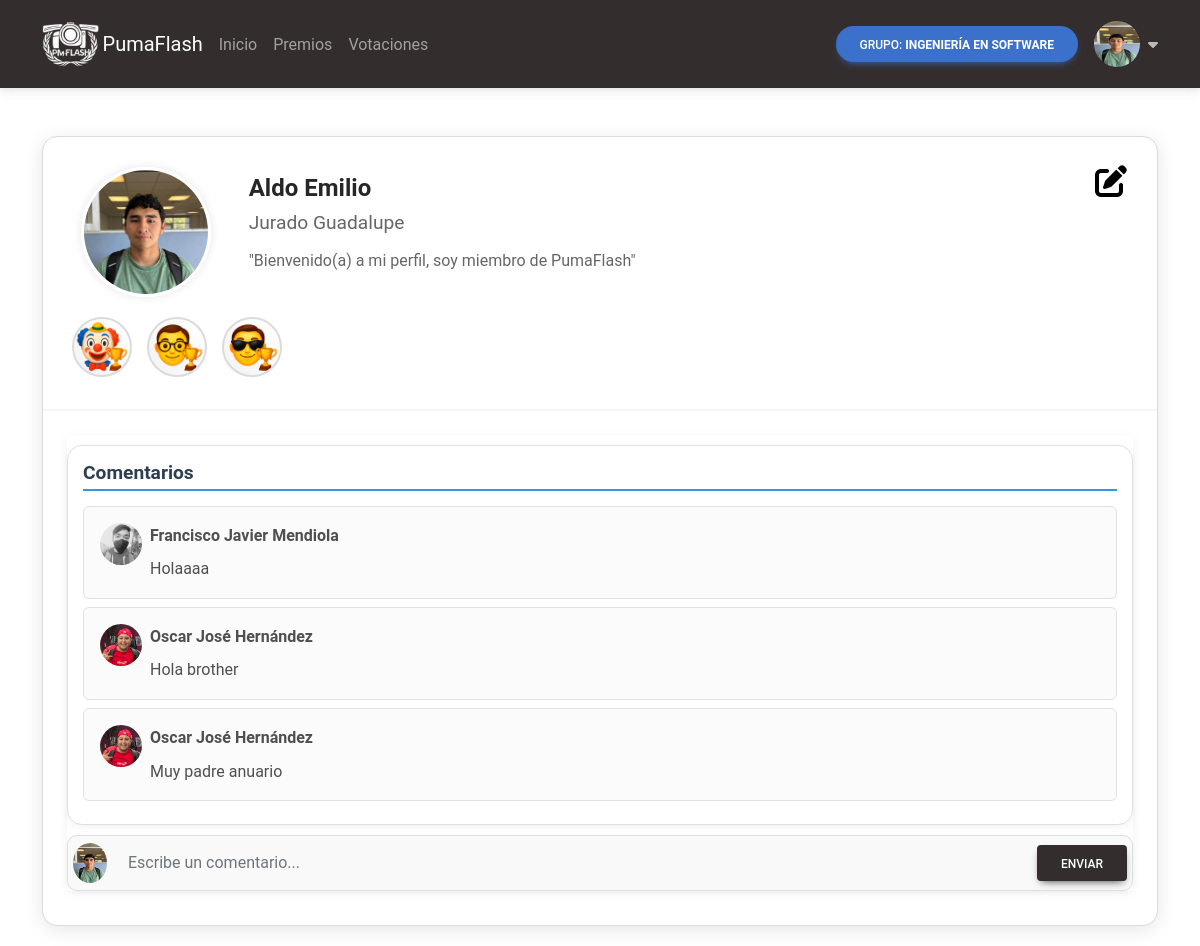
Page /profile/14 (signed in) on the committed database.
### APP/models.py (models this page shows, shortened)
class Group(models.Model):
    id_group = models.AutoField(primary_key=True)
    id_admin = models.ForeignKey(User, on_delete=models.CASCADE)
    code = models.CharField(max_length=6, unique=True)
    group_name = models.CharField(max_length=50)
    img_url = models.ImageField(
        upload_to='img/grupos', default='img/grupos/default.png')

class User(AbstractUser):
    username = models.CharField(max_length=50, unique=False)
    email = models.EmailField(max_length=80, unique=True)
    img_url = models.ImageField(
        upload_to='img/usuarios', default='img/usuarios/default.png')
    USERNAME_FIELD = 'email'
    REQUIRED_FIELDS = ['username', 'first_name',
                       'last_name', 'password', 'is_staff']

class Profile(models.Model):
    id_profile = models.AutoField(primary_key=True)
    id_group = models.ForeignKey(Group, on_delete=models.CASCADE)
    id_user = models.ForeignKey(User, on_delete=models.CASCADE)
    description = models.TextField(
        default="Bienvenido(a) a mi perfil, soy miembro de PumaFlash")
    class Meta:
        unique_together = ('id_group', 'id_user')

class Award(models.Model):
    id_award = models.AutoField(primary_key=True)
    id_winner = models.ForeignKey(
        Profile, on_delete=models.CASCADE)
    id_category = models.ForeignKey(Category, on_delete=models.CASCADE)
    id_group = models.ForeignKey(Group, on_delete=models.CASCADE)

class Category(models.Model):
    id_category = models.AutoField(primary_key=True)
    name = models.CharField(max_length=50, unique=False)
    img_url = models.ImageField(
        upload_to='img/categorias', default='img/categorias/default.png')

class Comment(models.Model):
    id_comment = models.AutoField(primary_key=True)
    id_receiver = models.ForeignKey(
        Profile, on_delete=models.CASCADE, related_name='comments_received')
    id_sender = models.ForeignKey(
        Profile, on_delete=models.CASCADE, related_name='comments_sent')
    content = models.TextField()
    date = models.DateTimeField(auto_now_add=True)

### APP/views/profile.py (the view, shortened to what this page needs)
# urls.py: path("profile/<str:id>", ProfileView.as_view(), name="profile"),
class ProfileView(LoginRequiredMixin, View):
    def get(self, request, id):
        requested_profile, active_profile = self.__validate_request(
            request, id)
        active_group = requested_profile.id_group
        comments = Comment.objects.filter(id_receiver=requested_profile)
        awards = Award.objects.filter(
            id_group=active_group, id_winner=requested_profile)
        data = {'requested_profile': requested_profile, 'active_profile': active_profile,
                'active_group': active_group, 'comments': comments, 'awards': awards}
        return render(request, 'profile.html', data)
    def __validate_request(self, request, id):
        requested_profile = get_object_or_404(Profile, id_profile=id)
        active_profile = None
        if request.user.is_staff and requested_profile.id_group.id_admin != request.user:
            raise HttpResponse(
                "El usuario no es administrador del grupo", status=403)
        elif not request.user.is_staff:
            active_profile = get_object_or_404(
                Profile, id_group=requested_profile.id_group, id_user=request.user)
        return requested_profile, active_profile

### APP/templates/profile.html (shortened to what this page needs)
{% extends 'home.html' %}
{% load static %}
{% block injected_css %}
    <link rel="stylesheet" href="{% static 'css/profile.css' %}">
{% endblock %}
{% block main_content %}
<div class="card position-relative">
    <div class="card-header">
        <div class="row align-items-center">
            <div class="col-3 col-md-2 text-center">
                <img src="{{ requested_profile.id_user.img_url.url }}" alt="Profile Picture" class="profile-pic">
            </div>
            <div class="col-9 col-md-10">
                <h4 class="username">{{ requested_profile.id_user.username }}</h4>
                <p class="full-name">{{ requested_profile.id_user.first_name }} {{ requested_profile.id_user.last_name }}</p>
                <p class="description">"{{ requested_profile.description }}"</p>
            </div>
        </div>
            <div class="medals-section">
                {% for award in awards %}
                {% include 'common/award_profile.html' %}
            {% endfor %}
            </div>
        {% if request.user == requested_profile.id_user %}
        <div class="edit-profile position-absolute">
            <a data-mdb-toggle="modal" data-mdb-target="#editProfileModal" title="Editar perfil">
                <i class="fa-solid fa-pen-to-square"></i>
            </a>
        </div>
        {% endif %}
    </div>
    <div class="card-body">
        <div class="comments-section">
            <div class="comments-box">
                <h6>Comentarios</h6>
                <div class="comments-list">
                    {% for comment in comments %}
                    {% include "common/comment.html" %}
                    {% empty %}
                    <div class="text-center w-100 py-3">
                        <div class="card-body py-5">
                            <h5 class="card-title">Sin comentarios</h5>
                        </div>
                    </div>
                    {% endfor %}
                </div>
            </div>
            {% if not request.user.is_staff %}
            <form method="POST" action="" id="commentForm" class="send-comment-box d-flex gap-3">
                <img src="{{ user.img_url.url }}" alt="User Pic" class="rounded-circle">
                <div contenteditable="true" class="form-control content-editable" id="editableDiv" placeholder="Escribe un comentario..."></div>
                <button class="btn btn-dark">Enviar</button>
            </form>
            {% endif %}
        </div>
    </div>
</div>
{% endblock %}

### APP/templates/common/navbar.html (shortened to what this page needs)
{% load static %}
<nav
  class="navbar navbar-expand-lg bg-body-tertiary bg-dark navbar-dark"
  data-mdb-theme="dark"
>
  <div class="container py-2">
    <a class="navbar-brand me-2" href="/home/{{ active_group.code }}">
      <img
        src="{% static 'img/favicon.ico' %}"
        height="46"
        alt="MDB Logo"
        loading="lazy"
        style="margin-top: -1px"
      />
      PumaFlash
    </a>
    <div class="collapse navbar-collapse" id="navbarButtonsExample">
      <ul class="navbar-nav me-auto mb-2 mb-lg-0">
        <li class="nav-item">
          <a class="nav-link" href="/home/{{ active_group.code }}">Inicio</a>
        </li>
        <li class="nav-item">
          <a class="nav-link" href="/awards/{{ active_group.code }}">Premios</a>
        </li>
        <li class="nav-item">
          <a class="nav-link" href="/votaciones/{{ active_group.code}}">Votaciones</a>
        </li>
      </ul>
      <div class="d-flex align-items-center">
        <a class="btn btn-primary btn-rounded me-3">
          Grupo: <strong> {{ active_group.group_name }} </strong>
        </a>
        <div class="dropdown">
          <a id="navbarDropdownMenuAvatar"
            class="dropdown-toggle d-flex align-items-center hidden-arrow"
            data-mdb-toggle="dropdown"
            href="#"
            role="button"
            aria-expanded="false">
            <img
              src="{{ request.user.img_url.url }}"
              class="rounded-circle"
              height="46"
              width="46"
              alt="Black and White Portrait of a Man"
              loading="lazy"
            />
            <i class="fas fa-caret-down ms-2" style="color:rgb(187, 187, 187);"></i>
          </a>
        </div>
      </div>
    </div>
  </div>
</nav>

### APP/templates/common/award_profile.html (shortened to what this page needs)
{% load static %}
<div class="medal">
                <div class="medal-circle">
                    <img src="{{ award.id_category.img_url.url }}" class="rounded-circle w-100 h-100"
            alt="Foto de {{ award.id_winner.id_user.username }}" style="object-fit: cover;">
                </div>
            </div>

### APP/templates/common/comment.html (shortened to what this page needs)
<div class="d-flex align-items-start border rounded-4 p-3 mb-2 bg-light position-relative">
    <img src="{{ comment.id_sender.id_user.img_url.url }}" alt="User Pic" class="rounded-circle me-2" style="width: 42px; height: 42px; object-fit: cover;">
    <div class="flex-grow-1">
        <div class="d-flex justify-content-between">
            <strong>{{ comment.id_sender.id_user.username }} {{ comment.id_sender.id_user.first_name }}</strong>
        </div>
        <p class="mt-2 mb-0 text-break">{{ comment.content }}</p>
    </div>
</div>

### APP/static/css/styles.css (style rules this page uses)
.card { background-color: #fff; border: 1px solid #dbdbdb; border-radius: 15px; box-shadow: 0 4px 20px rgba(0, 0, 0, 0.1); margin-bottom: 20px; padding-bottom: 10px; }
.card-header { padding-top: 30px; }

### APP/static/css/profile.css (style rules this page uses)
.edit-profile { font-size: 2rem; cursor: pointer; transition: color 0.3s; top: 20px; right: 30px; }
.edit-profile i { color:rgb(0, 0, 0); }
.profile-pic { width: 130px; height: 130px; border-radius: 50%; object-fit: cover; border: 3px solid #fff; box-shadow: 0 0 10px rgba(0, 0, 0, 0.1); }
.username { font-size: 1.5rem; font-weight: 600; color: #262626; margin-bottom: 5px; }
.full-name { font-size: 1.2rem; font-weight: 400; color: #666; margin-bottom: 10px; }
.description { font-size: 1rem; color: #666; line-height: 1.5; }
.medals-section { display: flex; justify-content: flex-start; gap: 15px; margin: 20px 0; padding: 0 5px; width: 100%; -webkit-overflow-scrolling: touch; }
.medal { position: relative; flex: 0 0 auto; display: flex; flex-direction: column; align-items: center; text-align: center; }
.medal-circle { width: 60px; height: 60px; border-radius: 50%; object-fit: cover; border: 2px solid #dbdbdb; background: linear-gradient(45deg, #f3f3f3, #ffffff); display: flex; align-items: center; justify-content: center; font-size: 1.8rem; color: #666; transition: transform 0.3s ease; cursor: pointer; }
.comments-section { box-shadow: 0 2px 10px rgba(0, 0, 0, 0.05); flex: 1; display: flex; flex-direction: column; }
.comments-box { background-color: #fff; border: 1px solid #e0e0e0; border-radius: 15px; padding: 15px; margin-top: 10px; box-shadow: 0 2px 10px rgba(0, 0, 0, 0.05); flex: 1; display: flex; flex-direction: column; }
.comments-box h6 { font-size: 1.2rem; color: #2c3e50; font-weight: 600; margin-bottom: 15px; border-bottom: 2px solid #3498db; padding-bottom: 5px; }
.comments-list { max-height: 40vh; overflow-y: auto; flex: 1; }
.send-comment-box { display: flex; align-items: center; margin-top: 10px; background-color: #f9f9f9; border: 1px solid #e0e0e0; border-radius: 10px; padding: 5px; box-shadow: 0 1px 5px rgba(0, 0, 0, 0.05); }
.send-comment-box img { width: 40px; height: 40px; border-radius: 50%; }
.send-comment-box div { border: none; resize: none; width: 100%; font-size: 1rem; background: transparent; }
.content-editable { min-height: 40px; max-height: 100px; overflow-y: auto; padding: 10px 5px; border: 1px solid #ced4da; border-radius: 4px; flex-grow: 1; font-size: 16px; line-height: 1.5; box-sizing: border-box; }
.content-editable:empty:before { content: attr(placeholder); color: #6c757d; }

### rows in the picture
Group: group_name "INGENIERÍA EN SOFTWARE"
User: user.img_url (picture), img_url (picture)
Profile: id_user.img_url (picture), id_user.username "Aldo Emilio", id_user.first_name "Jurado", id_user.last_name "Guadalupe", description "Bienvenido(a) a mi perfil, soy miembro de PumaFlash"
Award: id_category.img_url (picture)
Award: id_category.img_url (picture)
Award: id_category.img_url (picture)
Comment: id_sender.id_user.img_url (picture), id_sender.id_user.username "Francisco Javier", id_sender.id_user.first_name "Mendiola", content "Holaaaa"
Comment: id_sender.id_user.img_url (picture), id_sender.id_user.username "Oscar José", id_sender.id_user.first_name "Hernández", content "Hola brother"
Comment: id_sender.id_user.img_url (picture), id_sender.id_user.username "Oscar José", id_sender.id_user.first_name "Hernández", content "Muy padre anuario"
